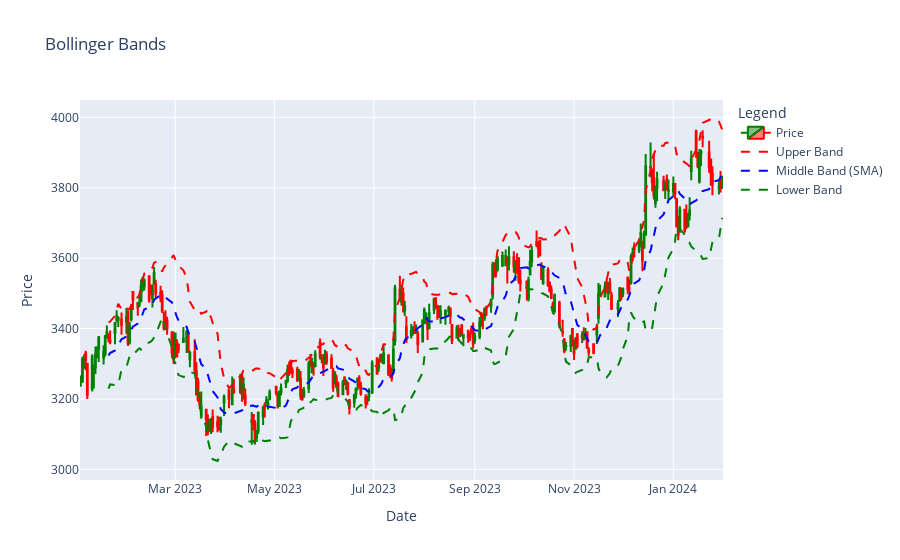

Notebook source saved alongside this figure:
### Code cell
bollinger.plot_bollinger_bands(window=14,std=2,featurename='Close')

### Figure 1 — Plotly figure (JSON) as saved in the notebook; plotly's stock layout.template omitted (floating-point values rounded to 4 significant figures; data arrays with more than 128 entries replaced by an {"elided": "..."} marker saying what was removed)
{"data": [{"close": {"elided": "266 float values"}, "decreasing": {"line": {"color": "red"}}, "high": {"elided": "266 float values"}, "increasing": {"line": {"color": "green"}}, "low": {"elided": "266 float values"}, "name": "Price", "open": {"elided": "266 float values"}, "type": "candlestick", "x": {"elided": "266 str values"}}, {"line": {"color": "red", "dash": "dash"}, "name": "Upper Band", "type": "scatter", "x": {"elided": "266 str values"}, "y": {"elided": "266 float values"}}, {"line": {"color": "blue", "dash": "dash"}, "name": "Middle Band (SMA)", "type": "scatter", "x": {"elided": "266 str values"}, "y": {"elided": "266 float values"}}, {"line": {"color": "green", "dash": "dash"}, "name": "Lower Band", "type": "scatter", "x": {"elided": "266 str values"}, "y": {"elided": "266 float values"}}], "layout": {"legend": {"title": {"text": "Legend"}}, "title": {"text": "Bollinger Bands"}, "xaxis": {"rangeslider": {"visible": false}, "title": {"text": "Date"}}, "yaxis": {"title": {"text": "Price"}}}}
